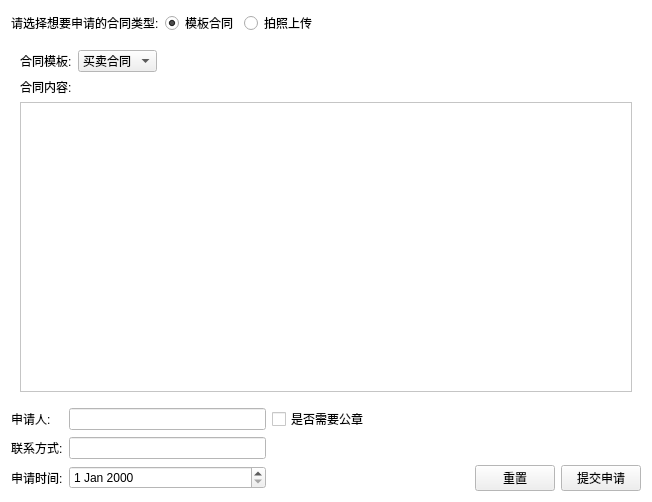
<?xml version="1.0" encoding="UTF-8"?>
<ui version="4.0">
 <class>ContractApply</class>
 <widget class="QWidget" name="ContractApply">
  <property name="geometry">
   <rect>
    <x>0</x>
    <y>0</y>
    <width>652</width>
    <height>502</height>
   </rect>
  </property>
  <property name="palette">
   <palette>
    <active>
     <colorrole role="Base">
      <brush brushstyle="SolidPattern">
       <color alpha="255">
        <red>255</red>
        <green>255</green>
        <blue>255</blue>
       </color>
      </brush>
     </colorrole>
     <colorrole role="Window">
      <brush brushstyle="SolidPattern">
       <color alpha="255">
        <red>255</red>
        <green>255</green>
        <blue>255</blue>
       </color>
      </brush>
     </colorrole>
    </active>
    <inactive>
     <colorrole role="Base">
      <brush brushstyle="SolidPattern">
       <color alpha="255">
        <red>255</red>
        <green>255</green>
        <blue>255</blue>
       </color>
      </brush>
     </colorrole>
     <colorrole role="Window">
      <brush brushstyle="SolidPattern">
       <color alpha="255">
        <red>255</red>
        <green>255</green>
        <blue>255</blue>
       </color>
      </brush>
     </colorrole>
    </inactive>
    <disabled>
     <colorrole role="Base">
      <brush brushstyle="SolidPattern">
       <color alpha="255">
        <red>255</red>
        <green>255</green>
        <blue>255</blue>
       </color>
      </brush>
     </colorrole>
     <colorrole role="Window">
      <brush brushstyle="SolidPattern">
       <color alpha="255">
        <red>255</red>
        <green>255</green>
        <blue>255</blue>
       </color>
      </brush>
     </colorrole>
    </disabled>
   </palette>
  </property>
  <property name="windowTitle">
   <string>Form</string>
  </property>
  <layout class="QVBoxLayout" name="verticalLayout_3">
   <item>
    <layout class="QHBoxLayout" name="horizontalLayout_3">
     <item>
      <widget class="QLabel" name="label">
       <property name="text">
        <string>请选择想要申请的合同类型:</string>
       </property>
      </widget>
     </item>
     <item>
      <widget class="QRadioButton" name="tempBtn">
       <property name="text">
        <string>模板合同</string>
       </property>
       <property name="checked">
        <bool>true</bool>
       </property>
      </widget>
     </item>
     <item>
      <widget class="QRadioButton" name="uploadBtn">
       <property name="text">
        <string>拍照上传</string>
       </property>
      </widget>
     </item>
     <item>
      <spacer name="horizontalSpacer_2">
       <property name="orientation">
        <enum>Qt::Horizontal</enum>
       </property>
       <property name="sizeHint" stdset="0">
        <size>
         <width>208</width>
         <height>20</height>
        </size>
       </property>
      </spacer>
     </item>
    </layout>
   </item>
   <item>
    <widget class="QStackedWidget" name="stackedWidget">
     <property name="currentIndex">
      <number>0</number>
     </property>
     <widget class="QWidget" name="page">
      <layout class="QVBoxLayout" name="verticalLayout">
       <item>
        <layout class="QHBoxLayout" name="horizontalLayout">
         <item>
          <widget class="QLabel" name="label_2">
           <property name="text">
            <string>合同模板:</string>
           </property>
          </widget>
         </item>
         <item>
          <widget class="QComboBox" name="typeComboBox">
           <item>
            <property name="text">
             <string>买卖合同</string>
            </property>
           </item>
           <item>
            <property name="text">
             <string>借款合同</string>
            </property>
           </item>
           <item>
            <property name="text">
             <string>租赁合同</string>
            </property>
           </item>
           <item>
            <property name="text">
             <string>无</string>
            </property>
           </item>
          </widget>
         </item>
         <item>
          <spacer name="horizontalSpacer">
           <property name="orientation">
            <enum>Qt::Horizontal</enum>
           </property>
           <property name="sizeHint" stdset="0">
            <size>
             <width>40</width>
             <height>20</height>
            </size>
           </property>
          </spacer>
         </item>
        </layout>
       </item>
       <item>
        <widget class="QLabel" name="label_8">
         <property name="text">
          <string>合同内容:</string>
         </property>
        </widget>
       </item>
       <item>
        <widget class="QTextEdit" name="textEdit">
         <property name="palette">
          <palette>
           <active>
            <colorrole role="Base">
             <brush brushstyle="SolidPattern">
              <color alpha="255">
               <red>255</red>
               <green>255</green>
               <blue>255</blue>
              </color>
             </brush>
            </colorrole>
           </active>
           <inactive>
            <colorrole role="Base">
             <brush brushstyle="SolidPattern">
              <color alpha="255">
               <red>255</red>
               <green>255</green>
               <blue>255</blue>
              </color>
             </brush>
            </colorrole>
           </inactive>
           <disabled>
            <colorrole role="Base">
             <brush brushstyle="SolidPattern">
              <color alpha="255">
               <red>68</red>
               <green>68</green>
               <blue>68</blue>
              </color>
             </brush>
            </colorrole>
           </disabled>
          </palette>
         </property>
         <property name="autoFillBackground">
          <bool>false</bool>
         </property>
        </widget>
       </item>
      </layout>
     </widget>
     <widget class="QWidget" name="page_2">
      <layout class="QVBoxLayout" name="verticalLayout_2">
       <item>
        <layout class="QHBoxLayout" name="horizontalLayout_2">
         <property name="sizeConstraint">
          <enum>QLayout::SetDefaultConstraint</enum>
         </property>
         <item>
          <widget class="QPushButton" name="selectBtn">
           <property name="sizePolicy">
            <sizepolicy hsizetype="Maximum" vsizetype="Maximum">
             <horstretch>0</horstretch>
             <verstretch>0</verstretch>
            </sizepolicy>
           </property>
           <property name="text">
            <string>选择照片</string>
           </property>
          </widget>
         </item>
         <item>
          <widget class="QLabel" name="pathLabel">
           <property name="text">
            <string/>
           </property>
          </widget>
         </item>
        </layout>
       </item>
       <item>
        <widget class="QLabel" name="pixLabel">
         <property name="sizePolicy">
          <sizepolicy hsizetype="Preferred" vsizetype="Expanding">
           <horstretch>0</horstretch>
           <verstretch>0</verstretch>
          </sizepolicy>
         </property>
         <property name="text">
          <string>合同预览</string>
         </property>
         <property name="alignment">
          <set>Qt::AlignCenter</set>
         </property>
        </widget>
       </item>
      </layout>
     </widget>
    </widget>
   </item>
   <item>
    <layout class="QGridLayout" name="gridLayout">
     <item row="0" column="0">
      <widget class="QLabel" name="label_5">
       <property name="text">
        <string>申请人:</string>
       </property>
      </widget>
     </item>
     <item row="0" column="1">
      <widget class="QLineEdit" name="nameEdit">
       <property name="maxLength">
        <number>15</number>
       </property>
      </widget>
     </item>
     <item row="1" column="0">
      <widget class="QLabel" name="label_6">
       <property name="text">
        <string>联系方式:</string>
       </property>
      </widget>
     </item>
     <item row="1" column="1">
      <widget class="QLineEdit" name="phoneEdit">
       <property name="maxLength">
        <number>11</number>
       </property>
      </widget>
     </item>
     <item row="2" column="0">
      <widget class="QLabel" name="label_7">
       <property name="text">
        <string>申请时间:</string>
       </property>
      </widget>
     </item>
     <item row="2" column="1">
      <widget class="QDateEdit" name="dateEdit"/>
     </item>
     <item row="2" column="2">
      <spacer name="horizontalSpacer_3">
       <property name="orientation">
        <enum>Qt::Horizontal</enum>
       </property>
       <property name="sizeHint" stdset="0">
        <size>
         <width>40</width>
         <height>20</height>
        </size>
       </property>
      </spacer>
     </item>
     <item row="2" column="3">
      <widget class="QPushButton" name="resetBtn">
       <property name="text">
        <string>重置</string>
       </property>
      </widget>
     </item>
     <item row="2" column="4">
      <widget class="QPushButton" name="applyBtn">
       <property name="text">
        <string>提交申请</string>
       </property>
      </widget>
     </item>
     <item row="0" column="2">
      <widget class="QCheckBox" name="checkBox">
       <property name="text">
        <string>是否需要公章</string>
       </property>
       <property name="tristate">
        <bool>false</bool>
       </property>
      </widget>
     </item>
    </layout>
   </item>
  </layout>
 </widget>
 <resources/>
 <connections/>
</ui>
